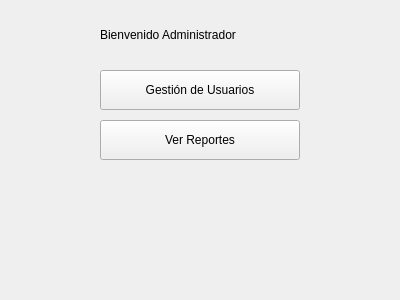
<?xml version="1.0" encoding="UTF-8"?>
<ui version="4.0">
 <class>VistaMenuAdministrador</class>
 <widget class="QMainWindow" name="VistaMenuAdministrador">
  <property name="geometry">
   <rect>
    <x>0</x>
    <y>0</y>
    <width>400</width>
    <height>300</height>
   </rect>
  </property>
  <property name="windowTitle">
   <string>Menú Administrador</string>
  </property>
  <widget class="QWidget" name="centralwidget">
   <widget class="QLabel" name="labelTitulo">
    <property name="text">
     <string>Bienvenido Administrador</string>
    </property>
    <property name="geometry">
     <rect>
      <x>100</x>
      <y>20</y>
      <width>200</width>
      <height>30</height>
     </rect>
    </property>
   </widget>
   <widget class="QPushButton" name="botonGestionUsuarios">
    <property name="text">
     <string>Gestión de Usuarios</string>
    </property>
    <property name="geometry">
     <rect>
      <x>100</x>
      <y>70</y>
      <width>200</width>
      <height>40</height>
     </rect>
    </property>
   </widget>
   <widget class="QPushButton" name="botonReportes">
    <property name="text">
     <string>Ver Reportes</string>
    </property>
    <property name="geometry">
     <rect>
      <x>100</x>
      <y>120</y>
      <width>200</width>
      <height>40</height>
     </rect>
    </property>
   </widget>
  </widget>
 </widget>
 <resources/>
 <connections/>
</ui>
